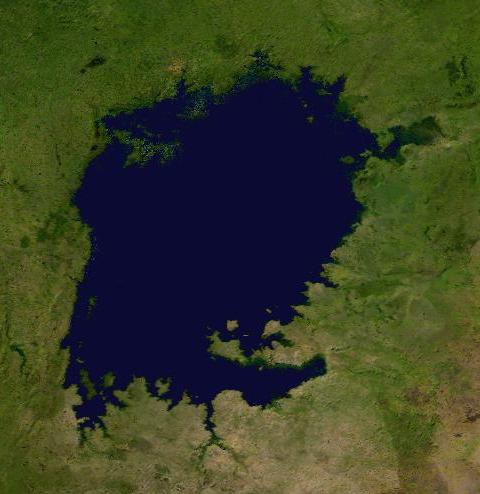
#> input picture K-Means/Lake.jpg, 480 x 494 px
$ jupyter execute lab.ipynb
#> lines starting #> are read from the running program, lines starting #| are printed output that depends on the picture
[cell 1]
import pandas as pd
import numpy as np
from matplotlib import pyplot as plt
import matplotlib
import cv2

[cell 2]
image = cv2.imread('Lake.jpg')
#> image is the input picture: shape (494, 480, 3); mean B, G, R 37.3, 62.8, 56.1

[cell 3]
image.shape
#> Out = (494, 480, 3)

[cell 4]
image

[cell 5]
# cv2.imshow('Lake',image)

# cv2.waitKey(0)

# cv2.destroyAllWindows()

[cell 6]
plt.imshow(image)
plt.show()

[cell 7]
new_image = cv2.cvtColor(image, cv2.COLOR_BGR2RGB)
plt.imshow(new_image)

[cell 8]
image.shape
#> Out = (494, 480, 3)

[cell 9]
image[:,:,2]

[cell 10]
# image_copy = new_image
# image_copy[:,:,1] = image_copy[:,:,2] = 0
# plt.imshow(image_copy)

[cell 11]
# # RGB
# for i in range(3):
#     cv2.imshow(new_image[:,:,i])
#     plt.show()

[cell 12]
# # BGR
# for i in range(3):
#     plt.imshow(image[:,:,i])
#     plt.show()

[cell 13]
new_image.shape
#> Out = (494, 480, 3)

[cell 14]
reshaped_image = new_image.reshape(-1,3)

[cell 15]
reshaped_image.shape
#> Out = (237120, 3)

[cell 16]
reshaped_image[5]
#> Out = [35, 57, 10]

[cell 17]
from sklearn.cluster import KMeans

[cell 18]
k_mean = KMeans(n_clusters=3, random_state=43)

[cell 19]
k_mean.fit(reshaped_image)

[cell 20]
value_k_means = k_mean.predict(reshaped_image)

[cell 21]
value_k_means

[cell 22]
(value_k_means == 2).sum()
#> Out = 48588

[cell 23]
number_R, count_R = np.unique(reshaped_image[:,0], return_counts=True)
#> number_R = 175 values from 0 to 176; count_R = 175 values, max 52874 at index 11, min 1 at index 170, mean 1355
number_G, count_G = np.unique(reshaped_image[:,1], return_counts=True)
#> number_G = 157 values from 0 to 159; count_G = 157 values, max 49129 at index 10, min 1 at index 151, mean 1510.3
number_B, count_B = np.unique(reshaped_image[:,2], return_counts=True)
#> number_B = 121 values from 0 to 141; count_B = 121 values, max 47836 at index 50, min 1 at index 113, mean 1959.7

[cell 24]
plt.bar(number_R,count_R)
plt.show()
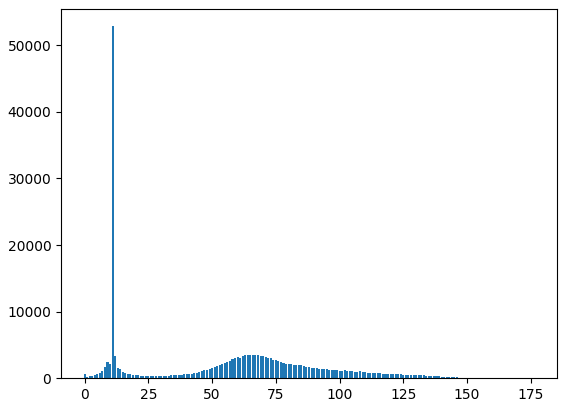
#> figure drawn by matplotlib, 1 panel; tallest bar 52874 high, from x = 10.6 to 11.4

[cell 25]
plt.bar(number_G,count_G)
plt.show()
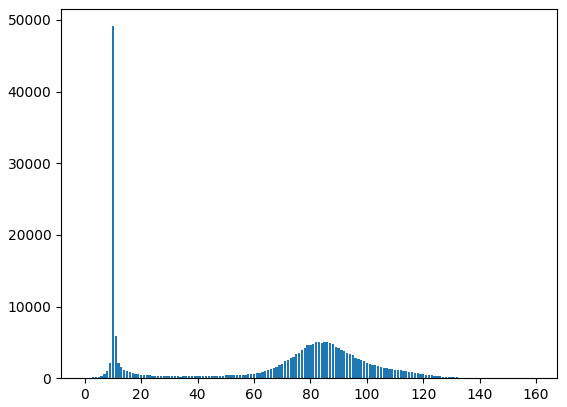
#> figure drawn by matplotlib, 1 panel; tallest bar 49129 high, from x = 9.6 to 10.4

[cell 26]
plt.bar(number_B,count_B)
plt.show()
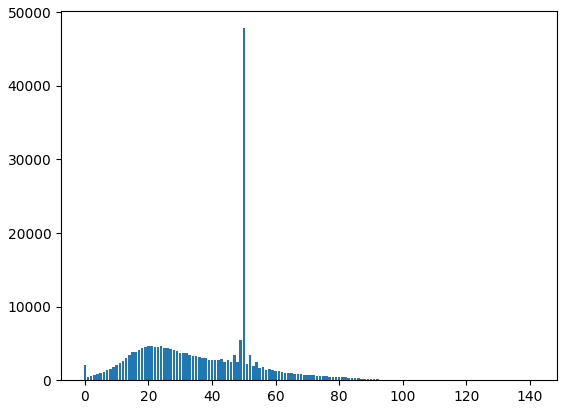
#> figure drawn by matplotlib, 1 panel; tallest bar 47836 high, from x = 49.6 to 50.4

[cell 27]
unique_values, counts = np.unique(value_k_means, return_counts=True)
#> unique_values = [0, 1, 2]; counts = [111234, 77298, 48588]


for value, count in zip(unique_values, counts):
    print(f"{value} occurs {count} times")
#> this loop made 3 passes
#> count on passes 1 to 3: 111234, 77298, 48588
#| 0 occurs 111234 times
#| 1 occurs 77298 times
#| 2 occurs 48588 times

[cell 28]
centroids  = k_mean.cluster_centers_

[cell 29]
centroids

[cell 30]
# centroid_labels = [centroids[i] for i in value_k_means]

[cell 31]
len(centroids)

[cell 32]
graphite = cv2.imread("Granite.jpg")
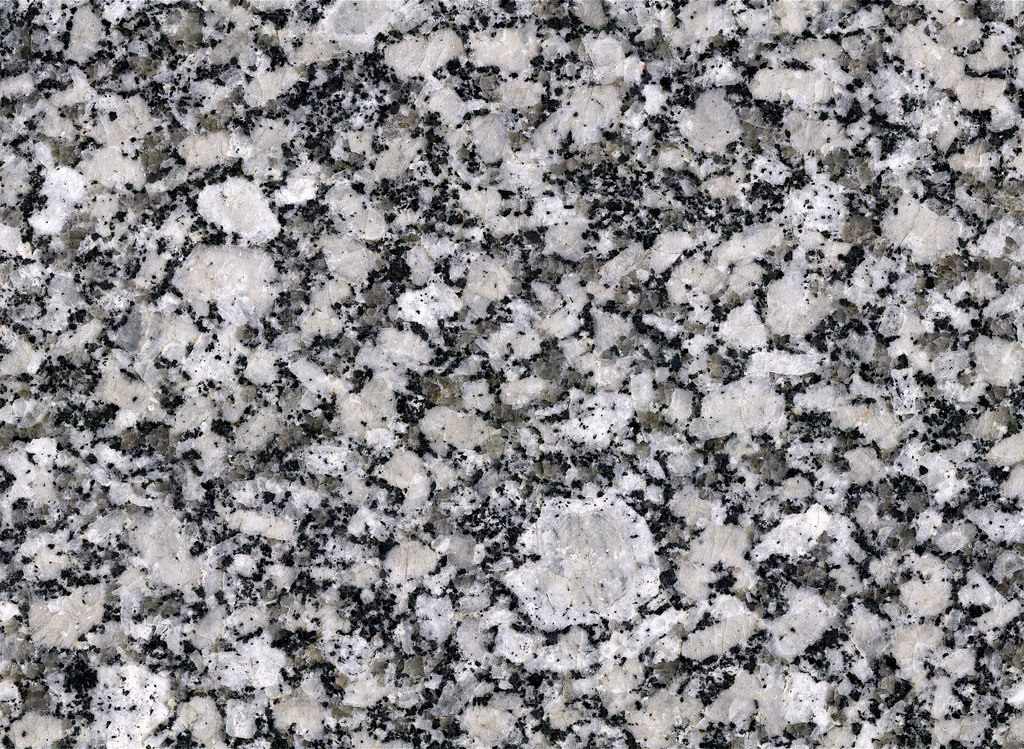
#> input picture K-Means/Granite.jpg, 1024 x 749 px
#> graphite is the input picture: shape (749, 1024, 3); mean B, G, R 139.9, 137.2, 139
